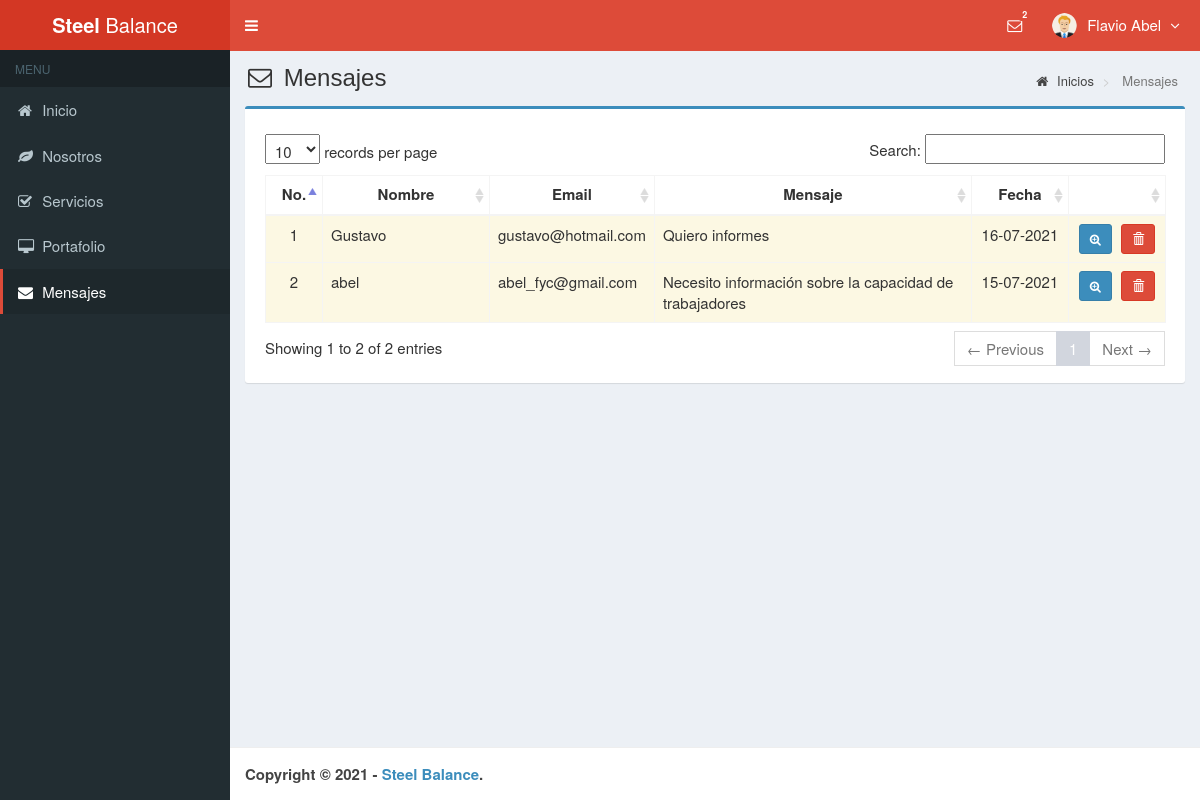
/admin/main.php?module=message (signed in), run on the app's committed database.
### tables this page shows
CREATE TABLE `is_message` (
  `message_id` int(11) NOT NULL,
  `date` timestamp NOT NULL DEFAULT current_timestamp() ON UPDATE current_timestamp(),
  `name` varchar(30) NOT NULL,
  `email` varchar(30) NOT NULL,
  `message` text NOT NULL,
  `status` enum('y','n') NOT NULL DEFAULT 'n'
);

### admin/modules/message/view.php (the view, shortened to what this page needs)
<section class="content-header">
  <h1>
    <i class="fa fa-envelope-o icon-title"></i> Mensajes
  </h1>
  <ol class="breadcrumb">
    <li><a href="?module=home"><i class="fa fa-home"></i> Inicios </a></li>
    <li class="active"> Mensajes </li>
  </ol>
</section>
<section class="content">
  <div class="row">
    <div class="col-md-12">
      <div class="box box-primary">
        <div class="box-body">
          <table id="dataTables1" class="table table-bordered table-striped table-hover">
            <thead>
              <tr>
                <th class="center">No.</th>
                <th class="center">Nombre</th>
                <th class="center">Email</th>
                <th class="center">Mensaje</th>
                <th class="center">Fecha</th>
                <th></th>
              </tr>
            </thead>
            <tbody>
            <?php
            $no = 1;
            $query = mysqli_query($mysqli, "SELECT * FROM is_message ORDER BY message_id DESC")
                                            or die('Hubo un error en la consulta de datos: '.mysqli_error($mysqli));
            while ($data = mysqli_fetch_assoc($query)) {
              $tgl  = substr($data['date'],0,10);
              $exp  = explode('-',$tgl);
              $date = $exp[2]."-".$exp[1]."-".$exp[0];
              if ($data['status']=='y') {
                $warna = "";
              } else {
                $warna = "#fcf8e3";
              }
              echo "<tr style='background:$warna'>
                      <td width='40' class='center'>$no</td>
                      <td width='150'>$data[name]</td>
                      <td width='120'>$data[email]</td>
                      <td width='300'>$data[message]</td>
                      <td width='80' class='center'>$date</td>
                      <td class='center' width='80'>
                        <div>
                          <a data-toggle='tooltip' data-placement='top' title='Detalles' style='margin-right:5px' class='btn btn-primary btn-sm' href='modules/message/proses.php?act=update_status&id=$data[message_id]'>
                              <i style='color:#fff' class='fa fa-search-plus'></i>
                          </a>";
            ?>
                          <a data-toggle="tooltip" data-placement="top" title="Eliminar" class="btn btn-danger btn-sm" href="modules/message/proses.php?act=delete&id=<?php echo $data['message_id'];?>" onclick="return confirm('¿Está seguro de que desea eliminar los mensajes de <?php echo $data['name']; ?> ?');">
                              <i style="color:#fff" class="glyphicon glyphicon-trash"></i>
                          </a>
            <?php
              echo "    </div>
                      </td>
                    </tr>";
              $no++;
            }
            ?>
            </tbody>
          </table>
        </div>
      </div>
    </div>
  </div>
</section><!-- /.content

### admin/assets/css/style.css (style rules this page uses)
.content-header { padding: 15px 18px 0; position: relative; }
.content-header > .breadcrumb { background: transparent none repeat scroll 0 0; border-radius: 2px; float: right; font-size: 13px; margin-bottom: 0; margin-top: 0; padding: 7px 12px; position: absolute; right: 10px; top: 15px; }
.center { text-align:center; }
.icon-title { margin-right: 5px; }
body { background-color: #fff; color: #333; font-size: 15px; line-height: 1.42857; }

### data on the page
is_message: name "Gustavo", email "gustavo@hotmail.com", message "Quiero informes", date "16-07-2021"
is_message: name "abel", email "abel_fyc@gmail.com", message "Necesito información sobre la capacidad de trabajadores", date "15-07-2021"

### other printed values
$jumlah "2"
$_SESSION['fullname'] "Flavio Abel"
